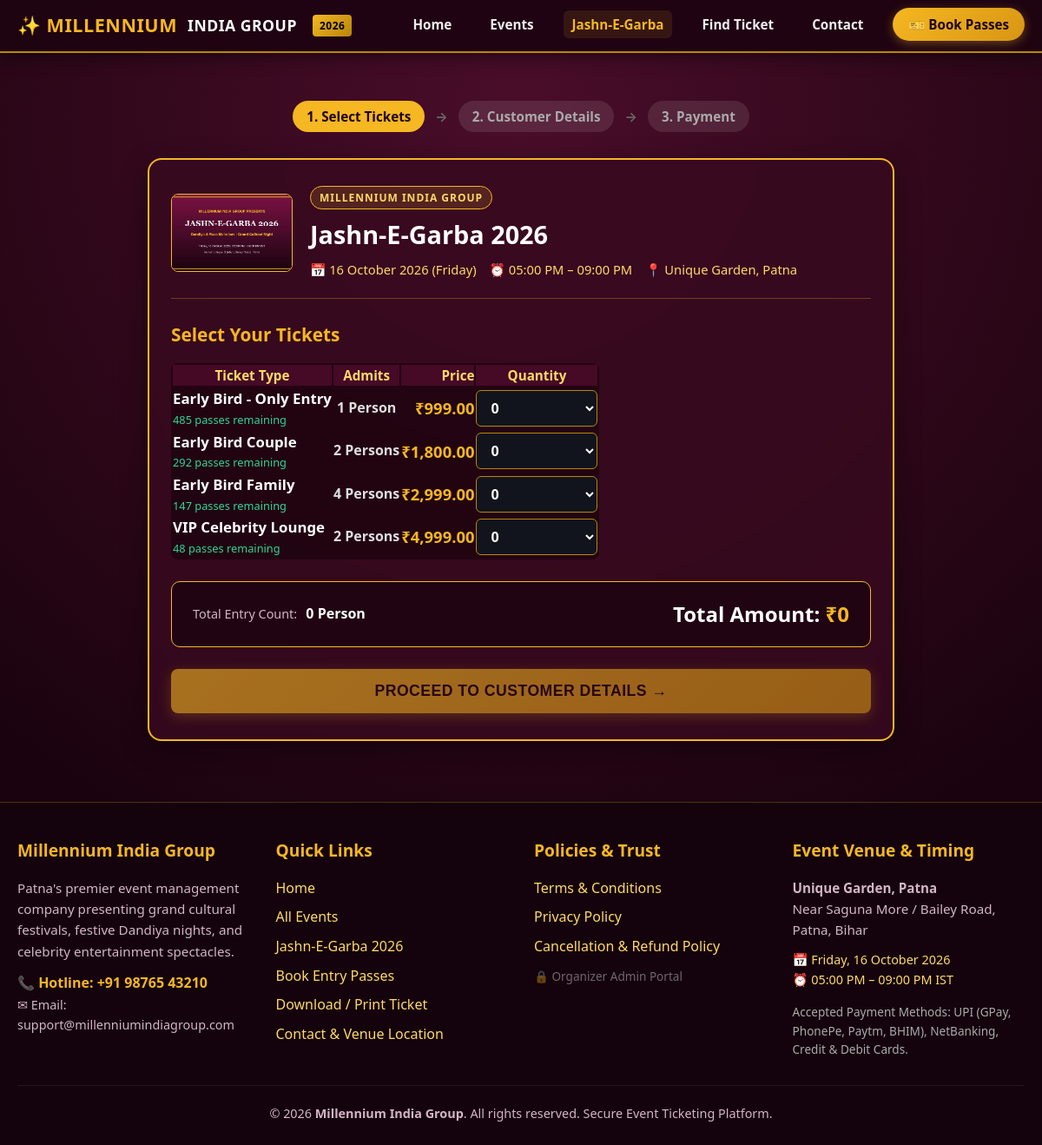
/booking.php?event_id=1&step=1, run on an earlier commit of the app's database.
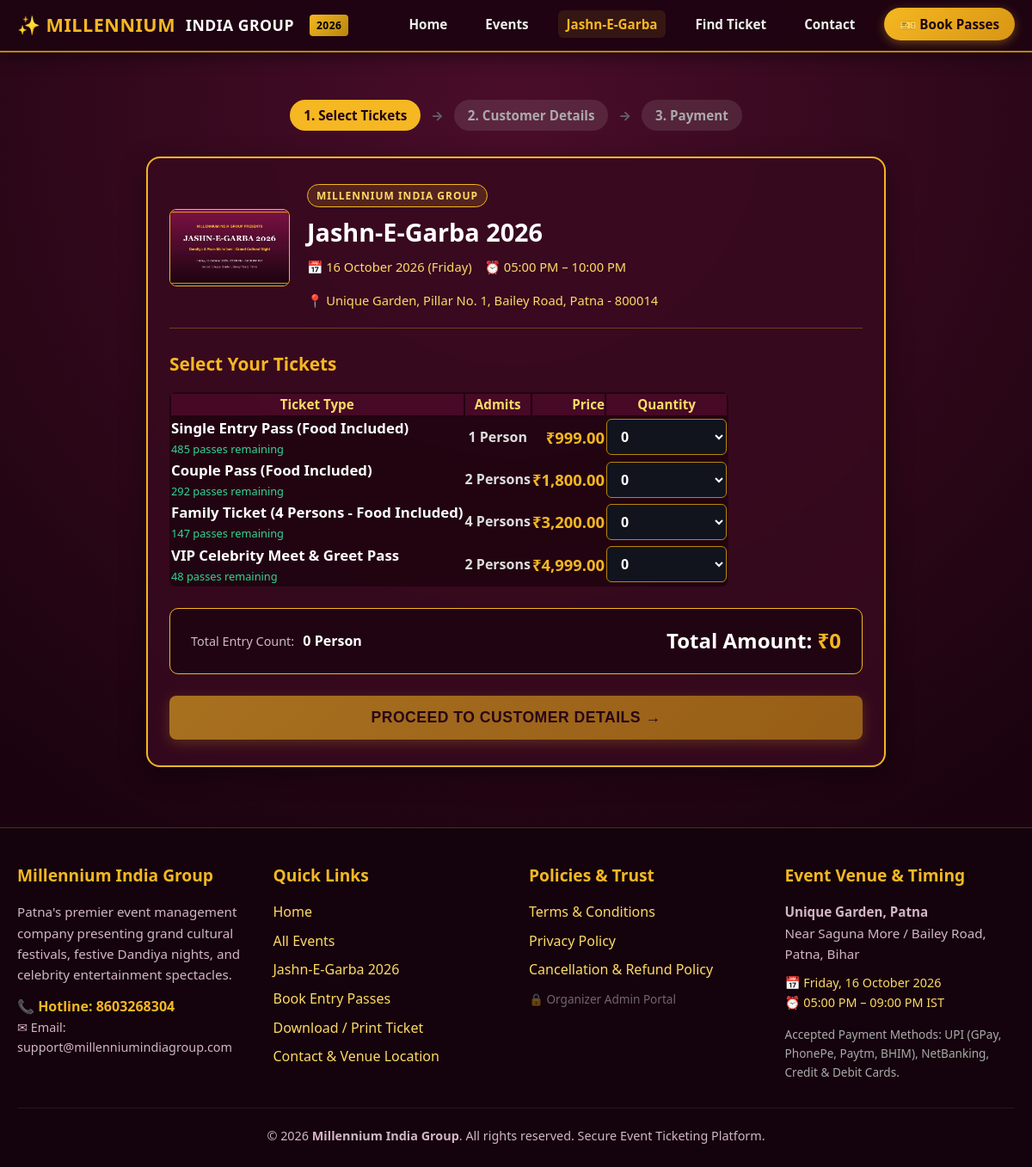
And on a later commit of the database.
### tables this page shows
CREATE TABLE `events` (
  `id` INT AUTO_INCREMENT PRIMARY KEY,
  `slug` VARCHAR(120) UNIQUE NOT NULL,
  `title` VARCHAR(255) NOT NULL,
  `date` DATE NOT NULL,
  `start_time` TIME NOT NULL,
  `end_time` TIME NOT NULL,
  `venue` VARCHAR(255) NOT NULL,
  `description` TEXT,
  `banner_image` VARCHAR(255),
  `is_published` TINYINT(1) DEFAULT 1,
  `created_at` TIMESTAMP DEFAULT CURRENT_TIMESTAMP,
  INDEX `idx_slug` (`slug`),
  INDEX `idx_published` (`is_published`)
);

CREATE TABLE `ticket_categories` (
  `id` INT AUTO_INCREMENT PRIMARY KEY,
  `event_id` INT NOT NULL,
  `name` VARCHAR(100) NOT NULL,
  `price` DECIMAL(10,2) NOT NULL,
  `people_allowed` INT DEFAULT 1,
  `total_quantity` INT NOT NULL,
  `available_quantity` INT NOT NULL,
  `status` ENUM('active', 'sold_out', 'hidden') DEFAULT 'active',
  INDEX `idx_event_id` (`event_id`),
  FOREIGN KEY (`event_id`) REFERENCES `events`(`id`) ON DELETE CASCADE
);

### config/functions.php (called while the page is built, shortened)
<?php
function e(?string $value): string {
    return htmlspecialchars($value ?? '', ENT_QUOTES, 'UTF-8');
}
function format_inr($amount): string {
    return '₹' . number_format((float)$amount, 2);
}
function get_setting(string $key, string $default = ''): string {
    static $settingsCache = null;
    if ($settingsCache === null) {
        try {
            $db = getDB();
            $stmt = $db->query("SELECT setting_key, setting_value FROM site_settings");
            $settingsCache = [];
            while ($row = $stmt->fetch()) {
                $settingsCache[$row['setting_key']] = $row['setting_value'];
            }
        } catch (PDOException $e) {
            error_log('[get_setting error]: ' . $e->getMessage());
            return $default;
        }
    }
    return $settingsCache[$key] ?? $default;
}
function get_event($idOrSlug): ?array {
    try {
        $db = getDB();
        if (is_numeric($idOrSlug)) {
            $stmt = $db->prepare("SELECT * FROM events WHERE id = :id LIMIT 1");
            $stmt->execute([':id' => (int)$idOrSlug]);
        } else {
            $stmt = $db->prepare("SELECT * FROM events WHERE slug = :slug LIMIT 1");
            $stmt->execute([':slug' => $idOrSlug]);
        }
        $event = $stmt->fetch();
        return $event ?: null;
    } catch (PDOException $e) {
        error_log('[get_event error]: ' . $e->getMessage());
        return null;
    }
}
function get_event_categories(int $eventId, bool $activeOnly = true): array {
    try {
        $db = getDB();
        $sql = "SELECT * FROM ticket_categories WHERE event_id = :event_id";
        if ($activeOnly) {
            $sql .= " AND status = 'active'";
        }
        $sql .= " ORDER BY price ASC";
        $stmt = $db->prepare($sql);
        $stmt->execute([':event_id' => $eventId]);
        return $stmt->fetchAll() ?: [];
    } catch (PDOException $e) {
        error_log('[get_event_categories error]: ' . $e->getMessage());
        return [];
    }
}

### booking.php (the view, shortened to what the changed rows need)
<?php
require_once __DIR__ . '/config/functions.php';
$eventId = (int)($_GET['event_id'] ?? 1);
$event = get_event($eventId);
$categories = get_event_categories($event['id'], true);
$step = isset($_GET['step']) && $_GET['step'] === '2' ? 2 : 1;
include __DIR__ . '/includes/header.php';
?>
<div class="container" style="padding-top: 35px; padding-bottom: 70px;">
    <div class="festive-card" style="max-width: 860px; margin: 0 auto; border: 2px solid var(--gold-accent); padding: 30px 25px;">
        <div style="display: flex; align-items: center; gap: 20px; border-bottom: 1px solid rgba(245,183,34,0.3); padding-bottom: 20px; margin-bottom: 25px; flex-wrap: wrap;">
            <div style="flex: 1; min-width: 250px;">
                <span class="hero-badge" style="margin-bottom: 4px; padding: 3px 10px; font-size: 0.75rem;">Millennium India Group</span>
                <h1 style="font-size: 1.8rem; font-weight: 900; color: #fff; margin: 2px 0 6px;"><?= e($event['title']) ?></h1>
                <div style="color: var(--gold-light); font-size: 0.92rem; display: flex; flex-wrap: wrap; gap: 15px;">
                    <span>&#128197; <?= date('d F Y (l)', strtotime($event['date'])) ?></span>
                    <span>&#9200; <?= date('h:i A', strtotime($event['start_time'])) ?> &ndash; <?= date('h:i A', strtotime($event['end_time'])) ?></span>
                    <span>&#128205; <?= e($event['venue']) ?></span>
                </div>
            </div>
        </div>
        <?php if ($step === 1): ?>
            <form action="<?= BASE_URL ?>/booking.php?event_id=<?= $event['id'] ?>&step=1" method="POST" id="ticket-selection-form">
                <div class="table-responsive" style="margin-bottom: 25px;">
                    <table class="admin-table" style="background: rgba(20,2,11,0.6); border-radius: 8px; overflow: hidden;">
                        <thead>
                            <tr style="background: rgba(122,18,68,0.4);">
                                <th style="color: var(--gold-light); font-size: 0.95rem;">Ticket Type</th>
                                <th style="color: var(--gold-light); font-size: 0.95rem; text-align: center;">Admits</th>
                                <th style="color: var(--gold-light); font-size: 0.95rem; text-align: right;">Price</th>
                                <th style="color: var(--gold-light); font-size: 0.95rem; text-align: center; width: 140px;">Quantity</th>
                            </tr>
                        </thead>
                        <tbody>
                            <?php foreach ($categories as $cat): ?>
                                <?php
                                    $prevQty = 0;
                                    $maxAllowed = min(10, (int)$cat['available_quantity']);
                                    $isSoldOut = ($cat['available_quantity'] <= 0 || $cat['status'] === 'sold_out');
                                ?>
                                <tr>
                                    <td>
                                        <strong style="color: #fff; font-size: 1.05rem;"><?= e($cat['name']) ?></strong>
                                        <div style="font-size: 0.8rem; color: <?= $cat['available_quantity'] < 25 ? '#f87171' : '#34d399' ?>;">
                                            <?= $isSoldOut ? 'Sold Out' : ((int)$cat['available_quantity'] . ' passes remaining') ?>
                                        </div>
                                    </td>
                                    <td style="text-align: center; color: #ddd; font-weight: 600;">
                                        <?= (int)$cat['people_allowed'] ?> Person<?= $cat['people_allowed'] > 1 ? 's' : '' ?>
                                    </td>
                                    <td style="text-align: right; font-weight: 800; color: var(--gold-accent); font-size: 1.15rem;">
                                        <?= format_inr($cat['price']) ?>
                                    </td>
                                    <td style="text-align: center;">
                                        <?php if ($isSoldOut): ?>
                                            <span style="color: #ef4444; font-weight: bold; font-size: 0.85rem;">SOLD OUT</span>
                                        <?php else: ?>
                                            <select name="quantities[<?= $cat['id'] ?>]"
                                                    class="form-control qty-select-field"
                                                    data-price="<?= (float)$cat['price'] ?>"
                                                    data-people="<?= (int)$cat['people_allowed'] ?>"
                                                    style="background: #12141d; border: 1px solid var(--gold-dark); color: #fff; font-weight: bold; padding: 8px 12px; border-radius: 6px; cursor: pointer;">
                                                <?php for ($i = 0; $i <= $maxAllowed; $i++): ?>
                                                    <option value="<?= $i ?>" <?= $i === $prevQty ? 'selected' : '' ?>><?= $i ?></option>
                                                <?php endfor; ?>
                                            </select>
                                        <?php endif; ?>
                                    </td>
                                </tr>
                            <?php endforeach; ?>
                        </tbody>
                    </table>
                </div>
            </form>
        <?php endif; ?>
    </div>
</div>
<?php include __DIR__ . '/includes/footer.php'; ?>

### includes/footer.php (shortened to what the changed rows need)
    <footer>
        <div class="container">
            <div class="footer-grid">
                <div class="footer-col">
                    <h4>Millennium India Group</h4>
                    <p style="font-size: 0.95rem; line-height: 1.6; margin-bottom: 12px;">
                        Patna's premier event management company presenting grand cultural festivals, festive Dandiya nights, and celebrity entertainment spectacles.
                    </p>
                    <p style="color: var(--gold-accent); font-weight: 600;">
                        &#128222; Hotline: <?= e(get_setting('contact_phone', '+91 98765 43210')) ?>
                    </p>
                    <p style="font-size: 0.9rem;">
                        &#9993; Email: <?= e(get_setting('contact_email', 'support@millenniumindiagroup.com')) ?>
                    </p>
                </div>
            </div>
        </div>
    </footer>
</body>
</html>

What changed in the data, as far as the page shows it:
changed events "05:00 PM": end_time "09:00 PM" → "10:00 PM"; venue "Unique Garden, Patna" → "Unique Garden, Pillar No. 1, Bailey Road, Patna - 800014"
changed ticket_categories: name "Early Bird - Only Entry" → "Single Entry Pass (Food Included)"
changed ticket_categories: name "Early Bird Couple" → "Couple Pass (Food Included)"
changed ticket_categories: name "Early Bird Family" → "Family Ticket (4 Persons - Food Included)"; price "₹2,999.00" → "₹3,200.00"
changed ticket_categories: name "VIP Celebrity Lounge" → "VIP Celebrity Meet & Greet Pass"
Also different on the page:
get_setting('contact_phone', '+91 98765 43210'): "+91 98765 43210" → "8603268304"
